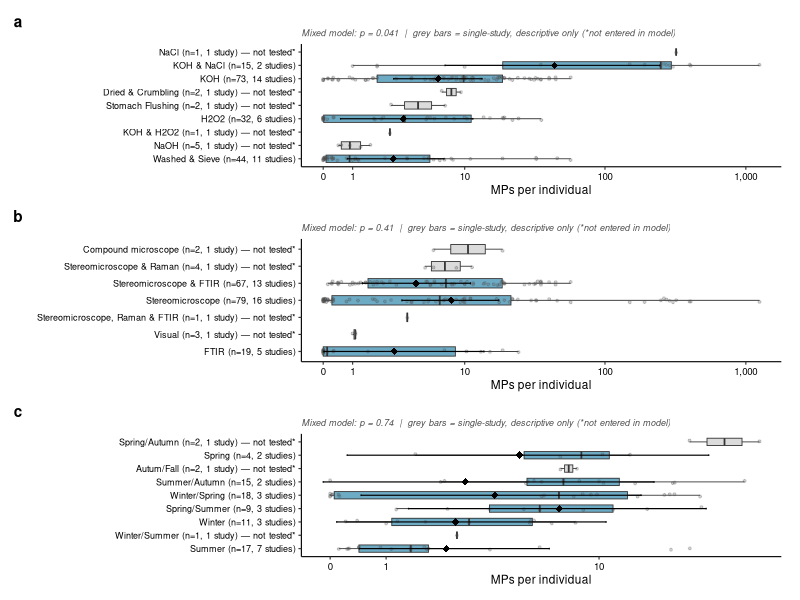
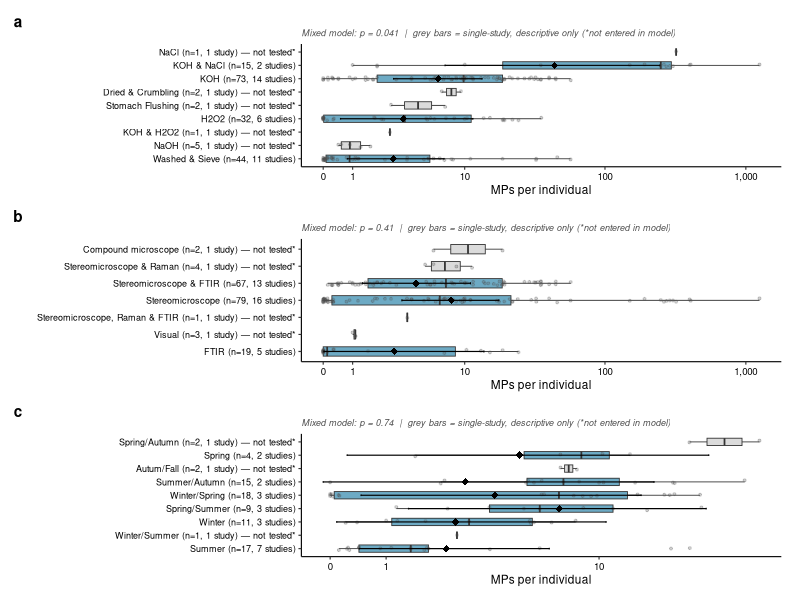
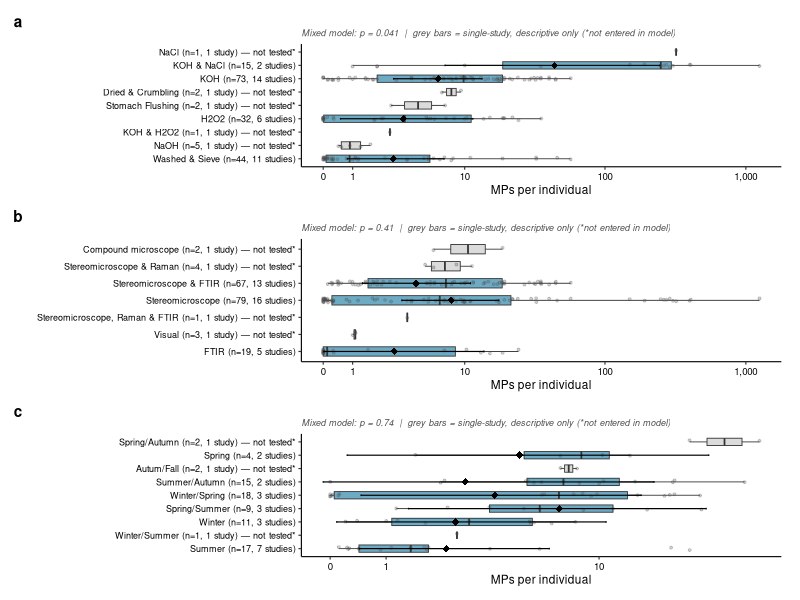

The R script that drew these images, in order:
################################################################################
# Figure S2: METHODOLOGICAL HETEROGENEITY IN MICROPLASTIC LOAD
#
# INTERPRETIVE NOTE :
# Extraction/identification method and season are each essentially constant
# WITHIN a study. Their fixed-effect tests are therefore comparisons of
# study-level group means, properly weighted via the study random intercept
# - but they CANNOT be interpreted as causal ("method X extracts more
# efficiently than method Y"), since method is confounded with every other
# unmeasured difference between the studies that used it. Report only the
# association, with this caveat stated explicitly.
################################################################################

library(here)
library(dplyr)
library(tidyr)
library(ggplot2)
library(lme4)
library(lmerTest)
library(emmeans)
library(patchwork)

qa_data <- read.csv(here("data", "QA-QC-data.csv"), stringsAsFactors = FALSE, na.strings = c("", "NA"))

df <- qa_data %>%
  filter(!is.na(Mppersp), Mppersp >= 0, !is.na(study_id)) %>%
  mutate(study_id = factor(study_id), logMP = log1p(Mppersp))

cat(sprintf("Analysis records: %d, studies: %d\n", nrow(df), n_distinct(df$study_id)))

# ==========================================================================
# PREPARE FACTOR — unchanged from original: all categories kept for the
# descriptive plot, only categories with >=2 studies enter the model
# ==========================================================================

prepare_factor <- function(data, variable) {
  d <- data %>%
    filter(!is.na(.data[[variable]]), .data[[variable]] != "") %>%
    mutate(factor_value = as.character(.data[[variable]]))
  
  counts <- d %>%
    group_by(factor_value) %>%
    summarise(n_records = n(), n_studies = n_distinct(study_id), .groups = "drop")
  
  valid_levels <- counts %>% filter(n_studies >= 2) %>% pull(factor_value)
  
  d <- d %>% left_join(counts, by = "factor_value") %>%
    mutate(tested = factor_value %in% valid_levels)
  
  d_model <- d %>% filter(tested) %>% mutate(factor_value = factor(factor_value))
  
  list(plot = d, model = d_model, counts = counts)
}

extraction     <- prepare_factor(df, "Extraction_method")
identification <- prepare_factor(df, "Identification")
season         <- prepare_factor(df, "Season")

# ==========================================================================
# MIXED-EFFECTS MODELS — unchanged
# ==========================================================================

m_extraction     <- lmer(logMP ~ factor_value + (1 | study_id), data = extraction$model, REML = FALSE)
m_identification <- lmer(logMP ~ factor_value + (1 | study_id), data = identification$model, REML = FALSE)
m_season         <- lmer(logMP ~ factor_value + (1 | study_id), data = season$model, REML = FALSE)

p_extraction     <- anova(m_extraction)$`Pr(>F)`[1]
p_identification <- anova(m_identification)$`Pr(>F)`[1]
p_season         <- anova(m_season)$`Pr(>F)`[1]

emm_to_df <- function(model) {
  emm <- emmeans(model, ~ factor_value)
  as.data.frame(emm) %>% mutate(MP_estimate = expm1(emmean), MP_lower = expm1(lower.CL), MP_upper = expm1(upper.CL))
}

emm_extraction_df     <- emm_to_df(m_extraction)
emm_identification_df <- emm_to_df(m_identification)
emm_season_df         <- emm_to_df(m_season)

# ==========================================================================
# Tested-vs-descriptive-only
# distinction, single muted color, no overlapping labels
# ==========================================================================

make_method_plot <- function(data, emm_data, x_title, p_value, panel_tag) {
  
  level_order <- data %>%
    group_by(factor_value) %>%
    summarise(median_MP = median(Mppersp, na.rm = TRUE), .groups = "drop") %>%
    arrange(median_MP) %>% pull(factor_value)
  
  data$factor_value <- factor(data$factor_value, levels = level_order)
  emm_data$factor_value <- factor(emm_data$factor_value, levels = level_order)
  
  labels_df <- data %>%
    distinct(factor_value, n_records, n_studies, tested) %>%
    mutate(label = sprintf("%s (n=%d, %d stud%s)%s",
                           factor_value, n_records, n_studies,
                           ifelse(n_studies == 1, "y", "ies"),
                           ifelse(tested, "", " \u2014 not tested*")))
  
  label_map <- setNames(labels_df$label, labels_df$factor_value)
  
  p_label <- ifelse(p_value < 0.001, "Mixed model: p < 0.001",
                    paste0("Mixed model: p = ", format.pval(p_value, digits = 2)))
  
  ggplot(data, aes(x = factor_value, y = Mppersp, fill = tested)) +
    geom_boxplot(alpha = 0.7, outlier.shape = NA, width = 0.55, linewidth = 0.3) +
    geom_jitter(width = 0.12, alpha = 0.25, size = 0.7, color = "grey30") +
    geom_point(data = emm_data, aes(x = factor_value, y = MP_estimate),
               inherit.aes = FALSE, shape = 18, size = 2.2, color = "black") +
    geom_errorbar(data = emm_data, aes(x = factor_value, ymin = MP_lower, ymax = MP_upper),
                  inherit.aes = FALSE, width = 0.12, linewidth = 0.4, color = "black") +
    scale_fill_manual(values = c("TRUE" = "#2E86AB", "FALSE" = "grey80"), guide = "none") +
    scale_x_discrete(labels = label_map) +
    scale_y_continuous(
      trans = scales::pseudo_log_trans(base = 10),
      breaks = c(0, 1, 10, 100, 1000, 10000),
      labels = c("0", "1", "10", "100", "1,000", "10,000")
    ) +
    coord_flip() +
    labs(x = "", y = "MPs per individual", tag = panel_tag,
         subtitle = paste0(p_label, "  |  grey bars = single-study, descriptive only (*not entered in model)")) +
    theme_classic(base_size = 8.5) +
    theme(
      axis.text.y = element_text(size = 6.5, color = "black"),
      axis.text.x = element_text(size = 7, color = "black"),
      plot.tag = element_text(size = 11, face = "bold"),
      plot.subtitle = element_text(size = 6.5, face = "italic", color = "grey30"),
      plot.margin = margin(4, 8, 4, 4)
    )
}

p_extraction_plot     <- make_method_plot(extraction$plot,     emm_extraction_df,     "Extraction method",     p_extraction,     "a")
p_identification_plot <- make_method_plot(identification$plot, emm_identification_df, "Identification method", p_identification, "b")
p_season_plot         <- make_method_plot(season$plot,         emm_season_df,         "Sampling season",       p_season,         "c")

# Stack vertically instead of side-by-side - horizontal bars need width,
# not height, so a 1-column layout reads far better than 3 columns
method_figure <- p_extraction_plot / p_identification_plot / p_season_plot

print(method_figure)

ggsave(here("outputs", "Figure_Methodological_Heterogeneity_v2.pdf"), method_figure,
       width = 16, height = 24, units = "cm", device = "pdf", useDingbats = FALSE)
ggsave(here("outputs", "Figure_Methodological_Heterogeneity_v2.tiff"), method_figure,
       width = 16, height = 24, units = "cm", dpi = 600, compression = "lzw")

cat("\n================ CORRECT INTERPRETATION (use this wording) ================\n")
cat(sprintf("Extraction method: p = %.3f - ", p_extraction))
cat(ifelse(p_extraction < 0.05,
           "associated with reported MP burden; NOTE method is confounded with\nstudy identity (nearly constant within study), so this reflects between-\nstudy differences broadly, not a controlled test of extraction efficiency.\n",
           "no significant association.\n"))
cat(sprintf("Identification method: p = %.3f - %s\n", p_identification,
            ifelse(p_identification < 0.05, "significant association.", "no significant association - detection method does not explain between-study heterogeneity.")))
cat(sprintf("Season: p = %.3f - %s\n", p_season,
            ifelse(p_season < 0.05, "significant association.", "no significant association - sampling season does not explain between-study heterogeneity.")))
cat("\nSuggested one-line Results/Supplement statement:\n")
cat(sprintf(
  "\"Reported microplastic burden differed across extraction methods (mixed\nmodel, p = %.3f), though this association cannot be separated from other\nunmeasured differences between studies using different protocols; no\nassociation was found with identification method (p = %.3f) or sampling\nseason (p = %.3f), suggesting these methodological factors do not\nsystematically bias the compiled dataset.\"\n",
  p_extraction, p_identification, p_season))



###############################################################################
# Cross checking
###############################################################################
extraction$plot %>% filter(factor_value %in% c("NaCl", "KOH & H2O2")) %>% select(factor_value, Mppersp)
identification$plot %>% filter(factor_value == "Stereomicroscope, Raman & FTIR") %>% select(factor_value, Mppersp)
season$plot %>% filter(factor_value == "Winter/Summer") %>% select(factor_value, Mppersp)





unique(emm_extraction_df$factor_value)      # should list ONLY the blue-bar categories
unique(emm_identification_df$factor_value)  # same check
unique(emm_season_df$factor_value)          # same check



# Did you get the warning, and how many records does it affect?
sum(qa_data$Mppersp == 0, na.rm = TRUE)

# Per panel - how many zero records exist in each factor's plotting data
sum(extraction$plot$Mppersp == 0, na.rm = TRUE)
sum(identification$plot$Mppersp == 0, na.rm = TRUE)
sum(season$plot$Mppersp == 0, na.rm = TRUE)
